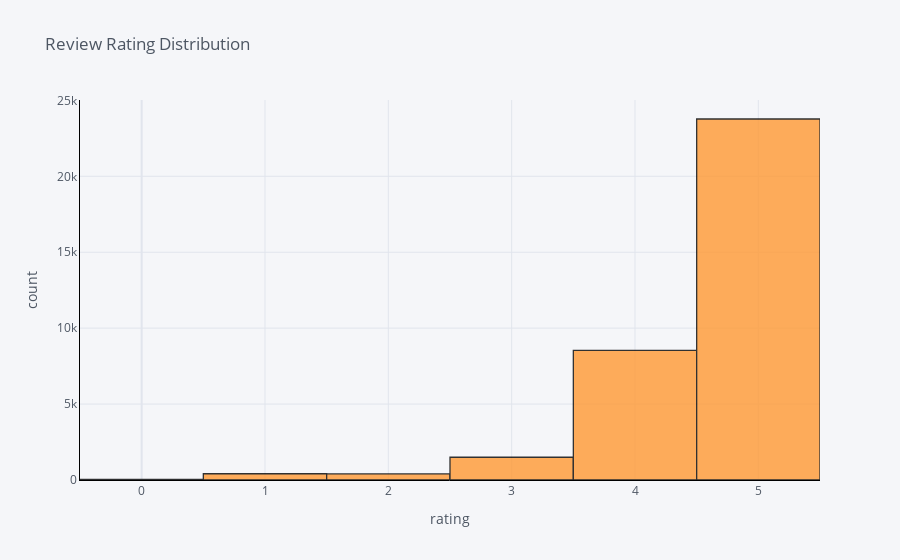

Notebook source saved alongside this figure:
### Markdown cell above
#### The distribution of reviews' ratings

### Code cell
df['reviews.rating'].iplot(
    kind='hist',
    bins=6,
    xTitle='rating',
    linecolor='black',
    yTitle='count',
    title='Review Rating Distribution')

### Figure 1 — Plotly figure (JSON) as saved in the notebook; plotly's stock layout.template omitted (floating-point values rounded to 4 significant figures; data arrays with more than 128 entries replaced by an {"elided": "..."} marker saying what was removed)
{"data": [{"histfunc": "count", "histnorm": "", "marker": {"color": "rgba(255, 153, 51, 1.0)", "line": {"color": "#000000", "width": 1.3}}, "name": "reviews.rating", "nbinsx": 6, "opacity": 0.8, "orientation": "v", "type": "histogram", "x": {"elided": "34659 int values"}}], "layout": {"barmode": "overlay", "legend": {"bgcolor": "#F5F6F9", "font": {"color": "#4D5663"}}, "paper_bgcolor": "#F5F6F9", "plot_bgcolor": "#F5F6F9", "title": {"font": {"color": "#4D5663"}, "text": "Review Rating Distribution"}, "xaxis": {"gridcolor": "#E1E5ED", "linecolor": "black", "showgrid": true, "tickfont": {"color": "#4D5663"}, "title": {"font": {"color": "#4D5663"}, "text": "rating"}, "zerolinecolor": "#E1E5ED"}, "yaxis": {"gridcolor": "#E1E5ED", "linecolor": "black", "showgrid": true, "tickfont": {"color": "#4D5663"}, "title": {"font": {"color": "#4D5663"}, "text": "count"}, "zerolinecolor": "#E1E5ED"}}}
